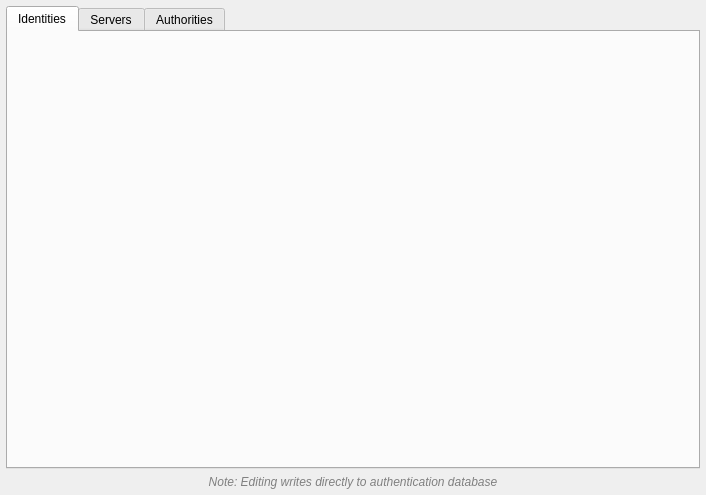
<?xml version="1.0" encoding="UTF-8"?>
<ui version="4.0">
 <class>QgsAuthCertManager</class>
 <widget class="QWidget" name="QgsAuthCertManager">
  <property name="geometry">
   <rect>
    <x>0</x>
    <y>0</y>
    <width>706</width>
    <height>495</height>
   </rect>
  </property>
  <property name="windowTitle">
   <string>Authentication Certificate Editors</string>
  </property>
  <layout class="QVBoxLayout" name="verticalLayout">
   <property name="margin">
    <number>6</number>
   </property>
   <item>
    <widget class="QTabWidget" name="tabWidget">
     <property name="currentIndex">
      <number>0</number>
     </property>
     <widget class="QWidget" name="tabIdentities">
      <attribute name="title">
       <string>Identities</string>
      </attribute>
      <layout class="QVBoxLayout" name="verticalLayout_2">
       <property name="leftMargin">
        <number>6</number>
       </property>
       <property name="rightMargin">
        <number>6</number>
       </property>
       <property name="bottomMargin">
        <number>6</number>
       </property>
       <item>
        <widget class="QgsAuthIdentitiesEditor" name="wdgtIdentitiesEditor" native="true"/>
       </item>
      </layout>
     </widget>
     <widget class="QWidget" name="tabServers">
      <attribute name="title">
       <string>Servers</string>
      </attribute>
      <layout class="QVBoxLayout" name="verticalLayout_4">
       <property name="leftMargin">
        <number>6</number>
       </property>
       <property name="rightMargin">
        <number>6</number>
       </property>
       <property name="bottomMargin">
        <number>6</number>
       </property>
       <item>
        <widget class="QgsAuthServersEditor" name="wdgtServersEditor" native="true"/>
       </item>
      </layout>
     </widget>
     <widget class="QWidget" name="tabAuthorities">
      <attribute name="title">
       <string>Authorities</string>
      </attribute>
      <layout class="QVBoxLayout" name="verticalLayout_5">
       <property name="leftMargin">
        <number>6</number>
       </property>
       <property name="rightMargin">
        <number>6</number>
       </property>
       <property name="bottomMargin">
        <number>6</number>
       </property>
       <item>
        <widget class="QgsAuthAuthoritiesEditor" name="wdgtAuthoritiesEditor" native="true"/>
       </item>
      </layout>
     </widget>
    </widget>
   </item>
   <item>
    <widget class="QLabel" name="lblNote">
     <property name="font">
      <font>
       <italic>true</italic>
      </font>
     </property>
     <property name="styleSheet">
      <string notr="true">color: rgb(128, 128, 128);</string>
     </property>
     <property name="text">
      <string>Note: Editing writes directly to authentication database</string>
     </property>
     <property name="alignment">
      <set>Qt::AlignCenter</set>
     </property>
    </widget>
   </item>
  </layout>
 </widget>
 <customwidgets>
  <customwidget>
   <class>QgsAuthIdentitiesEditor</class>
   <extends>QWidget</extends>
   <header>qgsauthidentitieseditor.h</header>
   <container>1</container>
  </customwidget>
  <customwidget>
   <class>QgsAuthServersEditor</class>
   <extends>QWidget</extends>
   <header>qgsauthserverseditor.h</header>
   <container>1</container>
  </customwidget>
  <customwidget>
   <class>QgsAuthAuthoritiesEditor</class>
   <extends>QWidget</extends>
   <header>qgsauthauthoritieseditor.h</header>
   <container>1</container>
  </customwidget>
 </customwidgets>
 <resources/>
 <connections/>
</ui>
